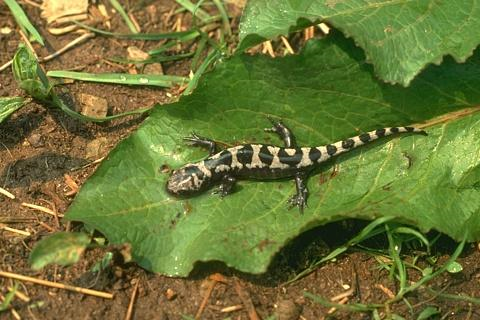
#> input picture pytorch-hed/images/sample.png, 480 x 320 px
$ python unstitch.py --datadir pytorch-hed/images
#> lines starting #> are read from the running program, lines starting #| are printed output that depends on the picture
#! /usr/bin/env python

"""
Reduced aligned image dataset to only one side.

Ex: ./unstitch.py --datadir val_targets --side B --ext png --width 256
"""

import cv2
import os, sys
import numpy as np
import argparse
from glob import glob

parser = argparse.ArgumentParser()
parser.add_argument('--datadir', type=str, required=True, help='Directory of dataset to split')
parser.add_argument('--side', type=str, default='A', help='Which side to keep')
parser.add_argument('--ext', type=str, default='png', help='Image extension')
parser.add_argument('--width', type=int, default=256, help='Image width')
args = parser.parse_args()

imagepaths = glob( os.path.join(args.datadir, '*.%s'%args.ext) )

for imagepath in imagepaths:
    print('Image path: %s' % imagepath)
    image = cv2.imread(imagepath, cv2.IMREAD_GRAYSCALE)
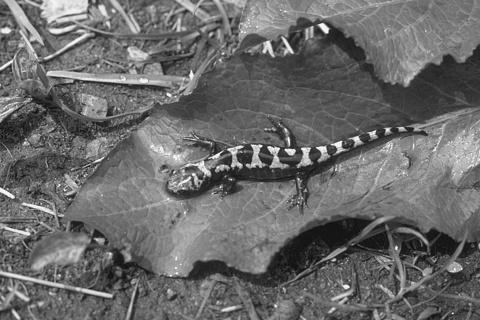
#> image: shape (320, 480); min 7, max 251, mean 106.1
    newimg = image[:, :args.width] if args.side == 'A' else image [:, args.width:]
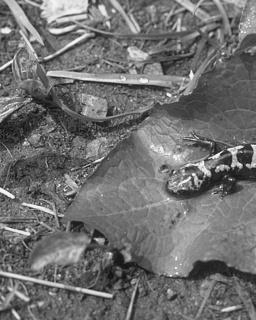
#> newimg: shape (320, 256); min 8, max 251, mean 112.1
    cv2.imwrite(imagepath, newimg)
